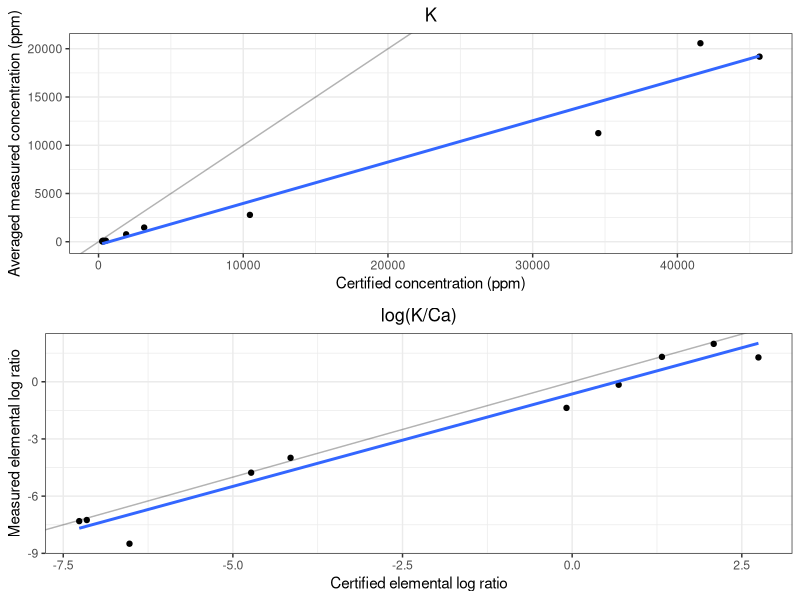

Generate this figure with R:
library(tidyverse)
library(gridExtra)
theme_set(theme_bw())

#Read data from script 07
rap_vs_meas_dry_ws_l <- read_csv("data/rap_vs_meas_dry_ws_l.csv")

#Read data from script 09
rap_vs_meas_wet_ws_l_ratio <- read_csv("data/rap_vs_meas_wet_ws_l_ratio.csv")

plot_a <- rap_vs_meas_dry_ws_l %>% 
  filter(element == "K") %>% 
  ggplot(aes(x = standard_conc, y = measured_conc)) +
  geom_point() +
  geom_smooth(method = "lm", se = FALSE, alpha = 0.4) +
  geom_abline(intercept = 0, slope = 1, color = "black", alpha = 0.3) +
  theme(legend.position = "bottom") +
  ggtitle(label = "K") +
  labs(x = "Certified concentration (ppm)", y = "Averaged measured concentration (ppm)") +
  theme(plot.title = element_text(hjust = 0.5))

plot_b <- rap_vs_meas_wet_ws_l_ratio %>% 
  filter(ratio_id_log == "log(K/Ca)") %>% 
  ggplot(aes(x = standard_ratio_log, y = measured_ratio_log)) +
  geom_point() +
  geom_smooth(method = "lm", se = FALSE, alpha = 0.4) +
  geom_abline(intercept = 0, slope = 1, color = "black", alpha = 0.3) +
  theme(legend.position = "bottom") +
  ggtitle("log(K/Ca)") +
  labs(x = "Certified elemental log ratio", y = "Measured elemental log ratio") +
  theme(plot.title = element_text(hjust = 0.5))

combined_ab <- grid.arrange(plot_a, 
                            plot_b,
                            ncol = 1)

ggsave(filename = "figures/fig_plots_for_ga.svg",
       plot = combined_ab,
       width = 6.5,
       height = 3,
       device = "svg")
ggsave(filename = "figures/fig_plots_for_ga.pdf",
       plot = combined_ab,
       width = 6.5,
       height = 3,
       device = "pdf")
ggsave(filename = "figures/fig_plots_for_ga.jpg",
       plot = combined_ab,
       width = 6.5,
       height = 3,
       device = "jpg")
